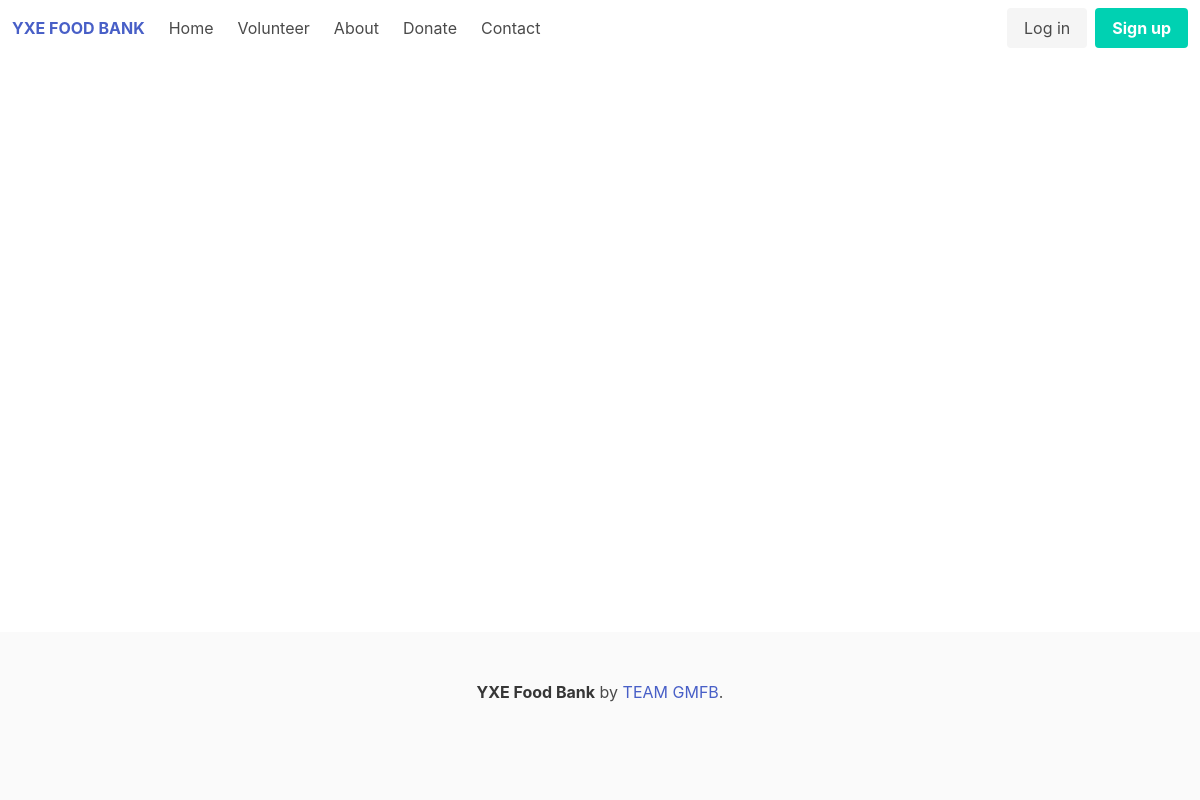
The page /store/ on the database as committed earlier.
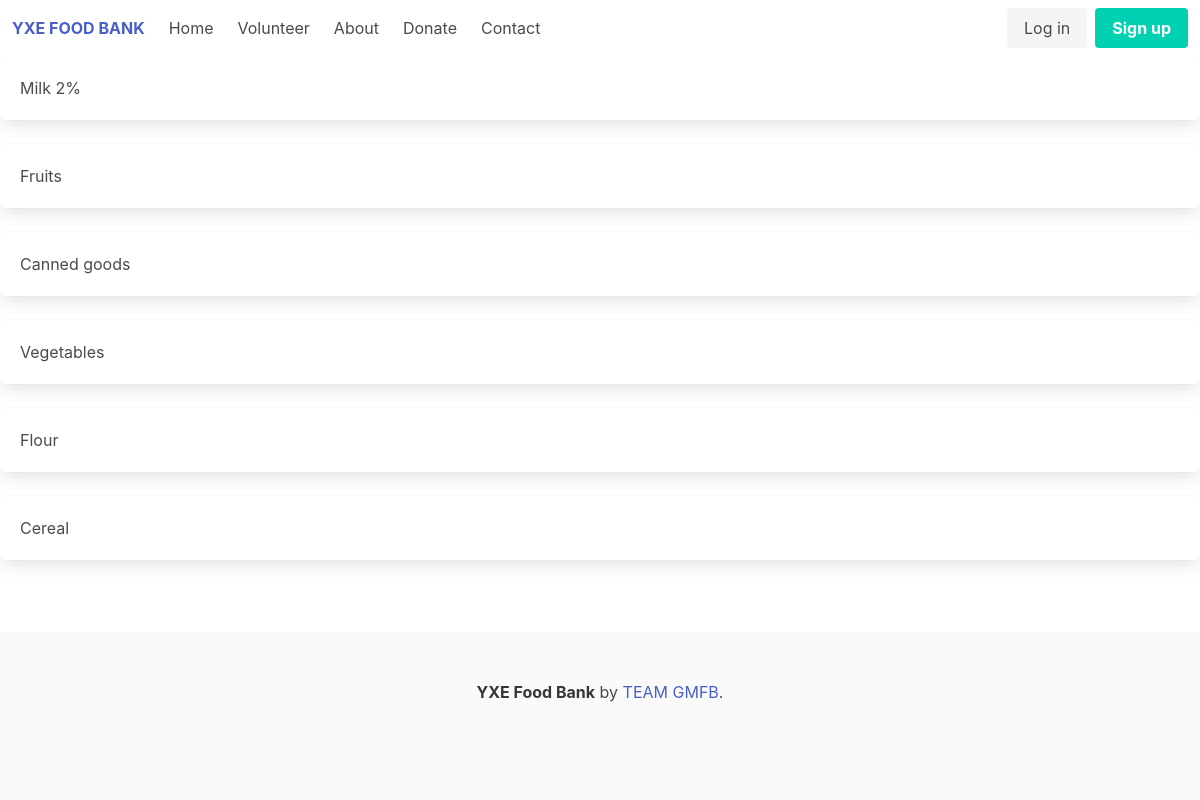
The same page on the database as committed later.
### store/models.py (models this page shows, shortened)
class Product(models.Model):
    name = models.CharField(max_length=200, null=True)
    quantity = models.IntegerField(default=0, null=True, blank=True)

### store/views.py (the view)
# urls.py: path('store/', views.store, name="store"),
def store(request):
    products = Product.objects.all()
    context = {'products':products}
    return render(request, 'storec.html', context)

### store/templates/storec.html
{% extends 'main.html' %} {% block content %}
{% load static%}
{% for product in products %}
<div class="box">
{{product.name}}
</div>
{% endfor %}
{% endblock content %}

### templates/main.html (shortened to what this page needs)
{% load static %}
<!DOCTYPE html>
<html lang="en">
  <head>
    <link rel="stylesheet" href="{% static 'css/style.css' %}" />
  </head>
  <body>
    {% include 'navbar.html'%}
    {% block content%}
    {% endblock %}
    {% include 'footer.html' %}
  </body>
</html>

### templates/navbar.html (shortened to what this page needs)
<nav class="navbar" role="navigation" aria-label="main navigation">
  <div class="navbar-brand">
    <a class="navbar-item logotext" href="/"> YXE FOOD BANK </a>
  </div>
  <div id="navbarBasicExample" class="navbar-menu">
    <div class="navbar-start">
      <a class="navbar-item" href="{% url 'home' %}"> Home </a>
      <a class="navbar-item" href="{% url 'volunteer' %}"> Volunteer </a>
      <a class="navbar-item" href="{% url 'about' %}"> About </a>
      <a class="navbar-item" href="{% url 'donate' %}"> Donate </a>
      <a class="navbar-item"href="{% url 'contact' %}"> Contact </a>
    </div>
    <div class="navbar-end">
      <div class="navbar-item">
        <div class="buttons">
          {% if request.user.is_authenticated %}
          <div class="dropdown is-hoverable">
            <div class="dropdown-trigger">
              <button
                class="button"
                aria-haspopup="true"
                aria-controls="dropdown-menu4"
              >
                <span>Welcome, {{request.user}}</span>
                <span class="icon is-small">
                  <i class="fas fa-angle-down" aria-hidden="true"></i>
                </span>
              </button>
            </div>
            <div class="dropdown-menu" id="dropdown-menu4" role="menu">
              <div class="dropdown-content">
                <div class="dropdown-item">
                  <a class="dropdown-item" href="">Help</a>
                  <a class="dropdown-item" href="">My requests</a>
                  <a class="dropdown-item" href="{% url 'logout' %}">
                    Logout
                  </a>
                </div>
              </div>
            </div>
          </div>
          {% else %}
          <a class="button is-light" href="/login"> Log in </a>
          <a href="{% url 'register' %}" class="button is-primary">
            <strong>Sign up</strong>
          </a>
          {% endif %}
        </div>
      </div>
    </div>
  </div>
</nav>

### templates/footer.html
<footer class="footer">
    <div class="content has-text-centered">
      <p>
        <strong>YXE Food Bank</strong> by <a href="https://git.cs.usask.ca/sas473/GMFB">TEAM GMFB</a>.
      </p>
    </div>
  </footer>

### static/css/style.css (style rules this page uses)
html, body { min-height: 100vh; display: flex; flex-direction: column; }
body > footer { margin-top: auto; }
.button { transition: all .15s ease-in-out; }
.logotext { font-weight: bold; }
.footer { margin-top: auto; }

Rows that differ between the two databases and show on the page:
added Product: name "Milk 2%"
added Product: name "Fruits"
added Product: name "Canned goods"
added Product: name "Vegetables"
added Product: name "Flour"
added Product: name "Cereal"
